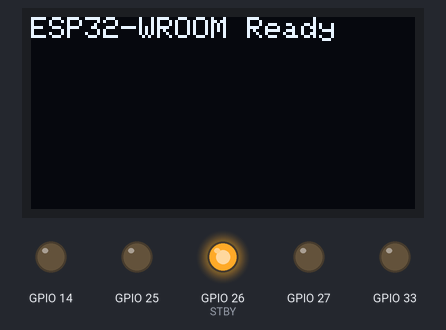
Simulated run of this sketch. Board: ESP32. Parts: 128×64 one-colour display, output pins drawn as LEDs (lit = HIGH).

Above: at 0.1 s.
At 1.1 s:
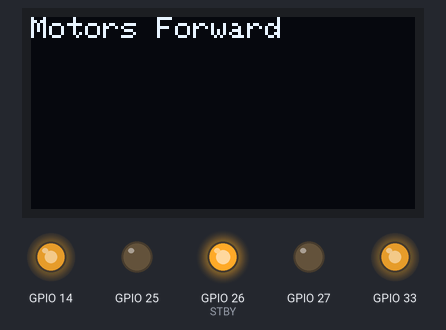
At 15.3 s:
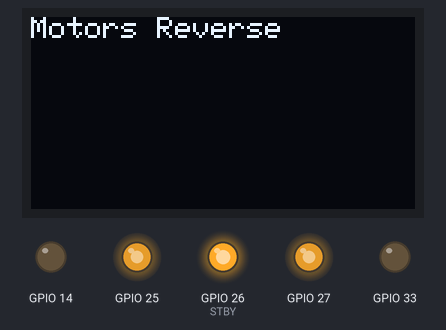
At 35.6 s:
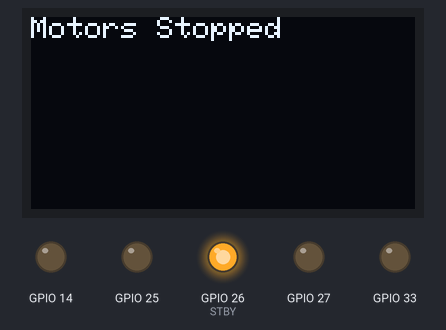
Timing chart, 0 to 40.0 s (numbered marks = the images above):
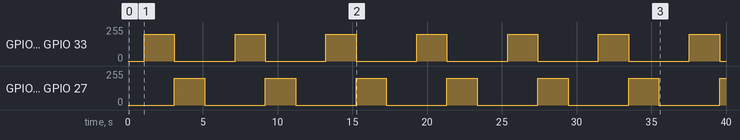

The sketch:

test_components.ino
```cpp
#include <Wire.h>
#include <Adafruit_GFX.h>
#include <Adafruit_SSD1306.h>
#include "driver/ledc.h"

#define SCREEN_WIDTH 128
#define SCREEN_HEIGHT 64
Adafruit_SSD1306 display(SCREEN_WIDTH, SCREEN_HEIGHT, &Wire, -1);

// Motor control pins
#define AIN1 14
#define AIN2 27
#define BIN1 33
#define BIN2 25
#define STBY 26

// PWM configuration
#define PWM_FREQ     1000
#define PWM_RES      LEDC_TIMER_8_BIT
#define DUTY_FORWARD 200

void setup() {
  Serial.begin(115200);

  // Motor standby (enable)
  pinMode(STBY, OUTPUT);
  digitalWrite(STBY, HIGH);

  // Configure LEDC timer
  ledc_timer_config_t pwm_timer = {
    .speed_mode       = LEDC_HIGH_SPEED_MODE,
    .duty_resolution  = PWM_RES,
    .timer_num        = LEDC_TIMER_0,
    .freq_hz          = PWM_FREQ,
    .clk_cfg          = LEDC_AUTO_CLK
  };
  ledc_timer_config(&pwm_timer);

  // AIN1
  ledc_channel_config_t pwm_AIN1 = {
    .gpio_num   = AIN1,
    .speed_mode = LEDC_HIGH_SPEED_MODE,
    .channel    = LEDC_CHANNEL_0,
    .intr_type  = LEDC_INTR_DISABLE,
    .timer_sel  = LEDC_TIMER_0,
    .duty       = 0,
    .hpoint     = 0
  };
  ledc_channel_config(&pwm_AIN1);

  // AIN2
  ledc_channel_config_t pwm_AIN2 = {
    .gpio_num   = AIN2,
    .speed_mode = LEDC_HIGH_SPEED_MODE,
    .channel    = LEDC_CHANNEL_1,
    .intr_type  = LEDC_INTR_DISABLE,
    .timer_sel  = LEDC_TIMER_0,
    .duty       = 0,
    .hpoint     = 0
  };
  ledc_channel_config(&pwm_AIN2);

  // BIN1
  ledc_channel_config_t pwm_BIN1 = {
    .gpio_num   = BIN1,
    .speed_mode = LEDC_HIGH_SPEED_MODE,
    .channel    = LEDC_CHANNEL_2,
    .intr_type  = LEDC_INTR_DISABLE,
    .timer_sel  = LEDC_TIMER_0,
    .duty       = 0,
    .hpoint     = 0
  };
  ledc_channel_config(&pwm_BIN1);

  // BIN2
  ledc_channel_config_t pwm_BIN2 = {
    .gpio_num   = BIN2,
    .speed_mode = LEDC_HIGH_SPEED_MODE,
    .channel    = LEDC_CHANNEL_3,
    .intr_type  = LEDC_INTR_DISABLE,
    .timer_sel  = LEDC_TIMER_0,
    .duty       = 0,
    .hpoint     = 0
  };
  ledc_channel_config(&pwm_BIN2);

  // OLED display
  if (!display.begin(SSD1306_SWITCHCAPVCC, 0x3C)) {
    Serial.println("OLED not found");
    while (true);
  }
  display.clearDisplay();
  display.setTextSize(1);
  display.setTextColor(WHITE);
  display.setCursor(0, 0);
  display.println("ESP32-WROOM Ready");
  display.display();

  delay(1000);
}

void loop() {
  // Forward
  display.clearDisplay();
  display.setCursor(0, 0);
  display.println("Motors Forward");
  display.display();

  setMotor(true, true);
  delay(2000);

  // Backward
  display.clearDisplay();
  display.setCursor(0, 0);
  display.println("Motors Reverse");
  display.display();

  setMotor(false, false);
  delay(2000);

  // Stop
  display.clearDisplay();
  display.setCursor(0, 0);
  display.println("Motors Stopped");
  display.display();

  stopMotor();
  delay(2000);
}

void setMotor(bool aForward, bool bForward) {
  // Motor A
  ledc_set_duty(LEDC_HIGH_SPEED_MODE, LEDC_CHANNEL_0, aForward ? DUTY_FORWARD : 0);
  ledc_update_duty(LEDC_HIGH_SPEED_MODE, LEDC_CHANNEL_0);
  ledc_set_duty(LEDC_HIGH_SPEED_MODE, LEDC_CHANNEL_1, aForward ? 0 : DUTY_FORWARD);
  ledc_update_duty(LEDC_HIGH_SPEED_MODE, LEDC_CHANNEL_1);

  // Motor B
  ledc_set_duty(LEDC_HIGH_SPEED_MODE, LEDC_CHANNEL_2, bForward ? DUTY_FORWARD : 0);
  ledc_update_duty(LEDC_HIGH_SPEED_MODE, LEDC_CHANNEL_2);
  ledc_set_duty(LEDC_HIGH_SPEED_MODE, LEDC_CHANNEL_3, bForward ? 0 : DUTY_FORWARD);
  ledc_update_duty(LEDC_HIGH_SPEED_MODE, LEDC_CHANNEL_3);
}

void stopMotor() {
  for (int ch = 0; ch < 4; ch++) {
    ledc_set_duty(LEDC_HIGH_SPEED_MODE, (ledc_channel_t)ch, 0);
    ledc_update_duty(LEDC_HIGH_SPEED_MODE, (ledc_channel_t)ch);
  }
}
```

Measured:
- by itself, GPIO 14, GPIO 25, GPIO 27, GPIO 33: alternates 199/255 for 2.0 s and 0/255 for 4.1 s
- what the display in image 1 shows lasts 2.0 s, from 1.1 s to 3.1 s
